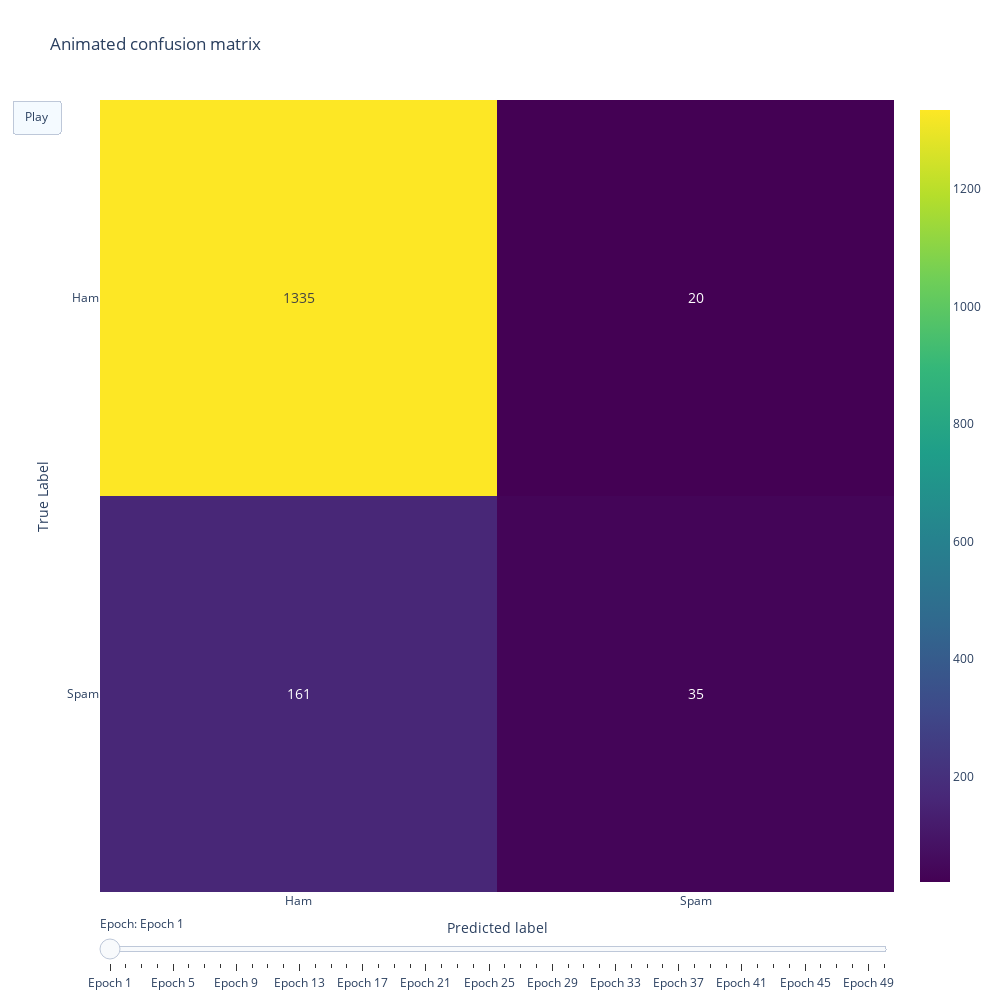

Notebook cell for this chart:
### Markdown cell above
### Confusion matrix (animated)

### Code cell
def plot_confusion_matrices(confusion_matrices):
    epochs = range(1, k_epochs + 1)
    frames = []

    # Create a frame per epoch
    for epoch, cm in zip(epochs, confusion_matrices):
        annotations = [[f'{value}' for value in row] for row in cm]
        frame = go.Frame(data=[go.Heatmap(
            z=cm, 
            text=annotations,
            colorscale='Viridis',                       # mimic default color of sklearn.metrics.confusion_matrix()
            hoverinfo='skip',                           # ! Hide hover info (x, y, z)
            showscale=True,                             # colorbar visible
            texttemplate="%{text}",                     # string to be displayed in the cells
            textfont={"size": 14},  
        )], name=f"Epoch {epoch}")
        frames.append(frame)

    # Initialization with the first confusion matrix
    fig = go.Figure(
        data=[go.Heatmap(
            z=confusion_matrices[0], 
            text=[[f'{value}' for value in row] for row in confusion_matrices[0]], 
            colorscale='Viridis',
            hoverinfo='skip',  
            showscale=True,  
            texttemplate="%{text}",  
            textfont={"size": 14},  
        )],
        layout=go.Layout(
            autosize=False,
            width=1000,
            height=1000,
            title="Animated confusion matrix",
            xaxis_title="Predicted label",
            yaxis_title="True Label",
            # Make sure 0 is on top and 1 is bottom on y axis 
            # Make sure we read "Ham" and "Spam"
            xaxis=dict(
                tickvals=[0, 1], 
                ticktext=["Ham", "Spam"]
            ),
            yaxis=dict(
                tickvals=[0, 1],  
                ticktext=["Spam", "Ham"],  
                categoryorder="array",  
                categoryarray=[1, 0]  
            ),
            updatemenus=[{
                'type': 'buttons',
                'buttons': [{
                    'label': 'Play',
                    'method': 'animate',
                    'args': [None, {
                        'frame': {'duration': 500, 'redraw': True},
                        'fromcurrent': True,
                        'mode': 'immediate',
                    }]
                }]
            }]
        ),
        frames=frames  # assign frames to the Figure
    )

    # Add a slider
    fig.update_layout(
        sliders=[{
            'steps': [{
                'args': [[f"Epoch {epoch}"], {'frame': {'duration': 500, 'redraw': True}}],
                'label': f'Epoch {epoch}',
                'method': 'animate'
            } for epoch in epochs],
            'currentvalue': {'prefix': 'Epoch: '}
        }]
    )
    fig.show()

plot_confusion_matrices(confusion_matrices)

### Figure 1 — Plotly figure (JSON) as saved in the notebook; plotly's stock layout.template omitted (floating-point values rounded to 4 significant figures)
{"data": [{"colorscale": [[0, "#440154"], [0.1111, "#482878"], [0.2222, "#3e4989"], [0.3333, "#31688e"], [0.4444, "#26828e"], [0.5556, "#1f9e89"], [0.6667, "#35b779"], [0.7778, "#6ece58"], [0.8889, "#b5de2b"], [1, "#fde725"]], "hoverinfo": "skip", "showscale": true, "text": [["161", "35"], ["1335", "20"]], "textfont": {"size": 14}, "texttemplate": "%{text}", "type": "heatmap", "z": [[161, 35], [1335, 20]]}], "layout": {"autosize": false, "height": 1000, "sliders": [{"currentvalue": {"prefix": "Epoch: "}, "steps": [{"args": [["Epoch 1"], {"frame": {"duration": 500, "redraw": true}}], "label": "Epoch 1", "method": "animate"}, {"args": [["Epoch 2"], {"frame": {"duration": 500, "redraw": true}}], "label": "Epoch 2", "method": "animate"}, {"args": [["Epoch 3"], {"frame": {"duration": 500, "redraw": true}}], "label": "Epoch 3", "method": "animate"}, {"args": [["Epoch 4"], {"frame": {"duration": 500, "redraw": true}}], "label": "Epoch 4", "method": "animate"}, {"args": [["Epoch 5"], {"frame": {"duration": 500, "redraw": true}}], "label": "Epoch 5", "method": "animate"}, {"args": [["Epoch 6"], {"frame": {"duration": 500, "redraw": true}}], "label": "Epoch 6", "method": "animate"}, {"args": [["Epoch 7"], {"frame": {"duration": 500, "redraw": true}}], "label": "Epoch 7", "method": "animate"}, {"args": [["Epoch 8"], {"frame": {"duration": 500, "redraw": true}}], "label": "Epoch 8", "method": "animate"}, {"args": [["Epoch 9"], {"frame": {"duration": 500, "redraw": true}}], "label": "Epoch 9", "method": "animate"}, {"args": [["Epoch 10"], {"frame": {"duration": 500, "redraw": true}}], "label": "Epoch 10", "method": "animate"}, {"args": [["Epoch 11"], {"frame": {"duration": 500, "redraw": true}}], "label": "Epoch 11", "method": "animate"}, {"args": [["Epoch 12"], {"frame": {"duration": 500, "redraw": true}}], "label": "Epoch 12", "method": "animate"}, {"args": [["Epoch 13"], {"frame": {"duration": 500, "redraw": true}}], "label": "Epoch 13", "method": "animate"}, {"args": [["Epoch 14"], {"frame": {"duration": 500, "redraw": true}}], "label": "Epoch 14", "method": "animate"}, {"args": [["Epoch 15"], {"frame": {"duration": 500, "redraw": true}}], "label": "Epoch 15", "method": "animate"}, {"args": [["Epoch 16"], {"frame": {"duration": 500, "redraw": true}}], "label": "Epoch 16", "method": "animate"}, {"args": [["Epoch 17"], {"frame": {"duration": 500, "redraw": true}}], "label": "Epoch 17", "method": "animate"}, {"args": [["Epoch 18"], {"frame": {"duration": 500, "redraw": true}}], "label": "Epoch 18", "method": "animate"}, {"args": [["Epoch 19"], {"frame": {"duration": 500, "redraw": true}}], "label": "Epoch 19", "method": "animate"}, {"args": [["Epoch 20"], {"frame": {"duration": 500, "redraw": true}}], "label": "Epoch 20", "method": "animate"}, {"args": [["Epoch 21"], {"frame": {"duration": 500, "redraw": true}}], "label": "Epoch 21", "method": "animate"}, {"args": [["Epoch 22"], {"frame": {"duration": 500, "redraw": true}}], "label": "Epoch 22", "method": "animate"}, {"args": [["Epoch 23"], {"frame": {"duration": 500, "redraw": true}}], "label": "Epoch 23", "method": "animate"}, {"args": [["Epoch 24"], {"frame": {"duration": 500, "redraw": true}}], "label": "Epoch 24", "method": "animate"}, {"args": [["Epoch 25"], {"frame": {"duration": 500, "redraw": true}}], "label": "Epoch 25", "method": "animate"}, {"args": [["Epoch 26"], {"frame": {"duration": 500, "redraw": true}}], "label": "Epoch 26", "method": "animate"}, {"args": [["Epoch 27"], {"frame": {"duration": 500, "redraw": true}}], "label": "Epoch 27", "method": "animate"}, {"args": [["Epoch 28"], {"frame": {"duration": 500, "redraw": true}}], "label": "Epoch 28", "method": "animate"}, {"args": [["Epoch 29"], {"frame": {"duration": 500, "redraw": true}}], "label": "Epoch 29", "method": "animate"}, {"args": [["Epoch 30"], {"frame": {"duration": 500, "redraw": true}}], "label": "Epoch 30", "method": "animate"}, {"args": [["Epoch 31"], {"frame": {"duration": 500, "redraw": true}}], "label": "Epoch 31", "method": "animate"}, {"args": [["Epoch 32"], {"frame": {"duration": 500, "redraw": true}}], "label": "Epoch 32", "method": "animate"}, {"args": [["Epoch 33"], {"frame": {"duration": 500, "redraw": true}}], "label": "Epoch 33", "method": "animate"}, {"args": [["Epoch 34"], {"frame": {"duration": 500, "redraw": true}}], "label": "Epoch 34", "method": "animate"}, {"args": [["Epoch 35"], {"frame": {"duration": 500, "redraw": true}}], "label": "Epoch 35", "method": "animate"}, {"args": [["Epoch 36"], {"frame": {"duration": 500, "redraw": true}}], "label": "Epoch 36", "method": "animate"}, {"args": [["Epoch 37"], {"frame": {"duration": 500, "redraw": true}}], "label": "Epoch 37", "method": "animate"}, {"args": [["Epoch 38"], {"frame": {"duration": 500, "redraw": true}}], "label": "Epoch 38", "method": "animate"}, {"args": [["Epoch 39"], {"frame": {"duration": 500, "redraw": true}}], "label": "Epoch 39", "method": "animate"}, {"args": [["Epoch 40"], {"frame": {"duration": 500, "redraw": true}}], "label": "Epoch 40", "method": "animate"}, {"args": [["Epoch 41"], {"frame": {"duration": 500, "redraw": true}}], "label": "Epoch 41", "method": "animate"}, {"args": [["Epoch 42"], {"frame": {"duration": 500, "redraw": true}}], "label": "Epoch 42", "method": "animate"}, {"args": [["Epoch 43"], {"frame": {"duration": 500, "redraw": true}}], "label": "Epoch 43", "method": "animate"}, {"args": [["Epoch 44"], {"frame": {"duration": 500, "redraw": true}}], "label": "Epoch 44", "method": "animate"}, {"args": [["Epoch 45"], {"frame": {"duration": 500, "redraw": true}}], "label": "Epoch 45", "method": "animate"}, {"args": [["Epoch 46"], {"frame": {"duration": 500, "redraw": true}}], "label": "Epoch 46", "method": "animate"}, {"args": [["Epoch 47"], {"frame": {"duration": 500, "redraw": true}}], "label": "Epoch 47", "method": "animate"}, {"args": [["Epoch 48"], {"frame": {"duration": 500, "redraw": true}}], "label": "Epoch 48", "method": "animate"}, {"args": [["Epoch 49"], {"frame": {"duration": 500, "redraw": true}}], "label": "Epoch 49", "method": "animate"}, {"args": [["Epoch 50"], {"frame": {"duration": 500, "redraw": true}}], "label": "Epoch 50", "method": "animate"}]}], "title": {"text": "Animated confusion matrix"}, "updatemenus": [{"buttons": [{"args": [null, {"frame": {"duration": 500, "redraw": true}, "fromcurrent": true, "mode": "immediate"}], "label": "Play", "method": "animate"}], "type": "buttons"}], "width": 1000, "xaxis": {"ticktext": ["Ham", "Spam"], "tickvals": [0, 1], "title": {"text": "Predicted label"}}, "yaxis": {"categoryarray": [1, 0], "categoryorder": "array", "ticktext": ["Spam", "Ham"], "tickvals": [0, 1], "title": {"text": "True Label"}}}}
